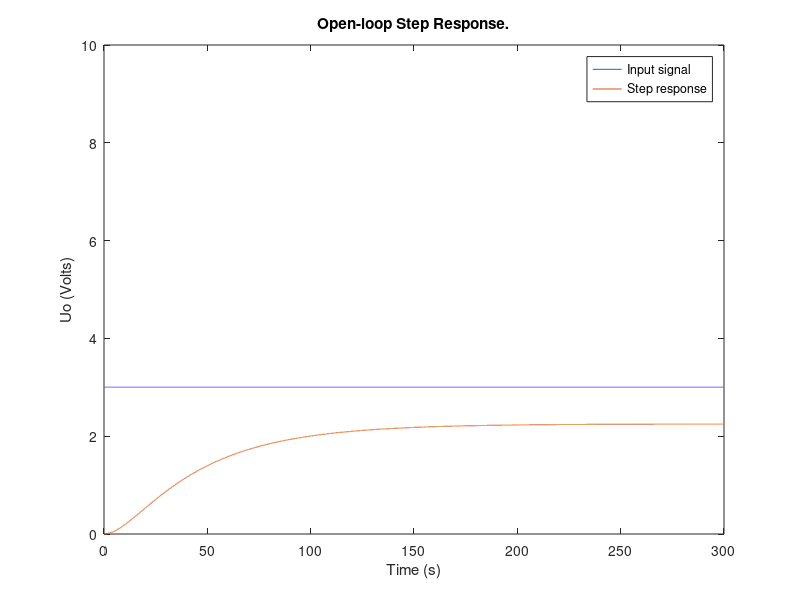
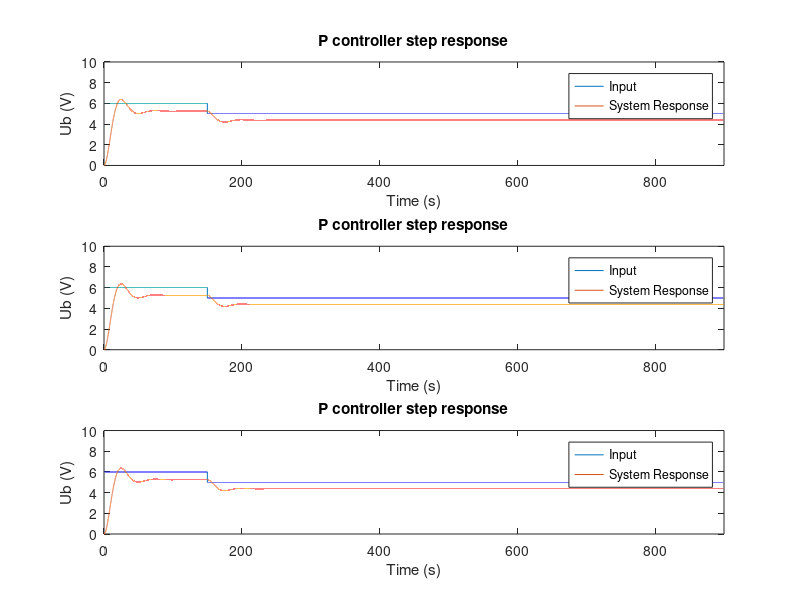
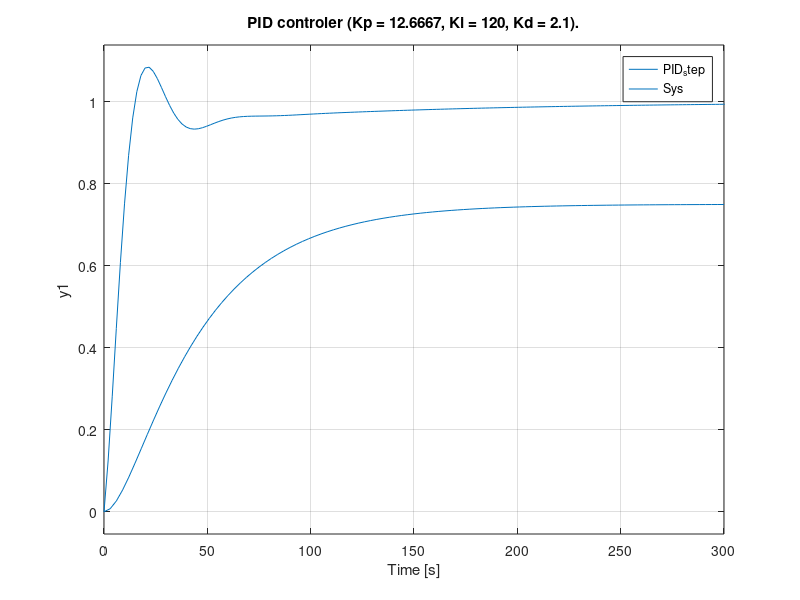
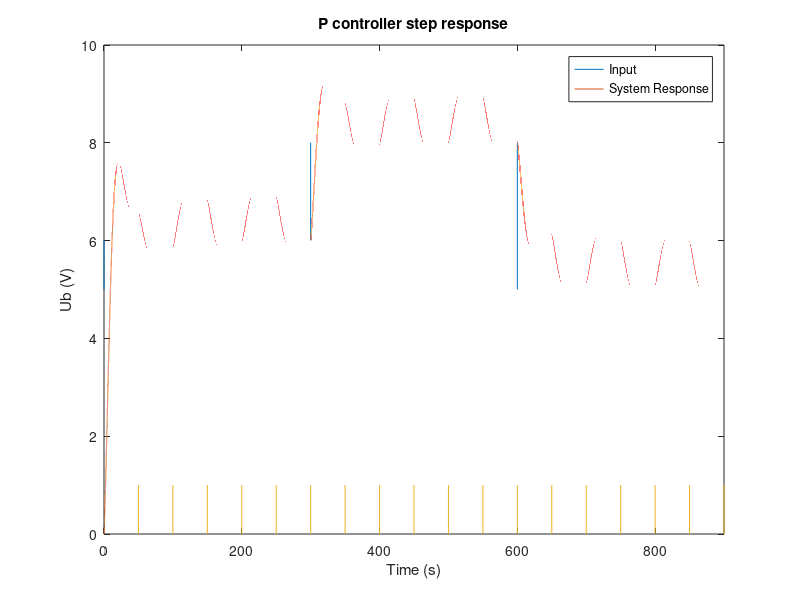

These charts were generated, in order, by the following MATLAB code:
close all;
clear all;
pkg load control
clc

Ks = 0.75;
Tg = 50;
Tu = 5;

T1 = 10;
T2 = 40;

sys  = Ks * tf(1, [T1 1]) * tf(1, [T2 1])

%D1
figure('Name','Transfer function')
% [y,t] = step(sys);
t=0:0.01:300;
for k=1:length(t)
    if(t(k)<0)
        y(k) = 0;
    else
        y(k) = 3;
    end
end
plot(t, y);
hold on
st = lsim(sys,y,t);
plot(t, st);
title('Open-loop Step Response.');
ylabel('Uo (Volts)');
xlabel('Time (s)'); 
legend('Input signal', 'Step response')
axis([0 300 0 10])
hold off

%D2

%% ********* 20% overshoot ***********
fprintf('\n\t\t20 percent overshoot\n');
        %p controller
%///Parameters
Kp1 = (0.7*Tg)/(Ks*Tu);
%\\\
PID_controller = pidstd(Kp1);
tf(PID_controller)
m1 = feedback(PID_controller*sys,1)
%plots
% figure('name', '20% Overshoot')
% subplot(3,1,1),
% step(m1); 
% hold on;
% step(sys);
% title(['P controler (Kp = ' num2str(Kp1) ').']);
% legend('P_step','Sys');


        %pi controller
%///Parameters
Kp2 = (0.6*Tg)/(Ks*Tu);
Ti1 = Tg;
%\\\
PID_controller = pidstd(Kp2, Ti1);
tf(PID_controller)
m2 = feedback(PID_controller*sys,1)
%plots
% subplot(3,1,2),
% step(m2); 
% hold on; 
% step(sys);
% title(['PI controler (Kp = ' num2str(Kp2) ', Ki = ' num2str(Ti1) ').']);
% legend('PI_step','Sys');





        %pid controller
%///Parameters
Kp3 = (1.2*Tg)/(Ks*Tu);
Ti2 = 1.4*Tg;
Td = 0.47*Tu;
%\\\
PID_controller = pidstd(Kp3, Ti2, Td);
tf(PID_controller)
m3 = feedback(PID_controller*sys,1)
%plots
% subplot(3,1,3),
% step(m3); 
% hold on; 
% step(sys);
% title(['PID controler (Kp = ' num2str(Kp3) ', Ki = ' num2str(Ti2) ', Kd = ' num2str(Td) ').']);
% legend('PID_step','Sys');

%input
t1=0:0.01:900;
for k=1:length(t1)
    if(t1(k)<0)
        y1(k) = 5;
    elseif(t1(k)>=0 && t1(k)<=150)
        y1(k) = 6;
    else
        y1(k) = 5;
    end
end

% p response
figure('Name','Step response')
subplot(3,1,1),
plot(t1, y1)
axis([0 900 0 10])
hold on
resp = lsim(m1,y1,t1);
plot(t1, resp) 
title('P controller step response')
legend('Input', 'System Response')
xlabel('Time (s)'); 
ylabel('Ub (V)'); 
e = resp - (y1.');
disp('P errors')
% Errors
iea = trapz(t1,abs(e));          % IAE trapz=numerical integration 
ise = trapz(t1,e.^2);            % ISE 
itae = trapz(t1, t1'.*abs(e));     % ITAE
itse = trapz(t1,t1'.*(e.^2));      % ITSE

% pi response
subplot(3,1,2),
plot(t1, y1)
axis([0 900 0 10])
hold on
resp = lsim(m1,y1,t1);
plot(t1, resp) 
title('P controller step response')
legend('Input', 'System Response')
xlabel('Time (s)'); 
ylabel('Ub (V)'); 
e = resp - (y1.');
disp('PI errors')
% Errors
iea = trapz(t1,abs(e));          % IAE trapz=numerical integration 
ise = trapz(t1,e.^2);            % ISE 
itae = trapz(t1, t1'.*abs(e));     % ITAE
itse = trapz(t1,t1'.*(e.^2));      % ITSE

% pid response
subplot(3,1,3),
plot(t1, y1)
axis([0 900 0 10])
hold on
resp = lsim(m1,y1,t1);
plot(t1, resp) 
title('P controller step response')
legend('Input', 'System Response')
xlabel('Time (s)'); 
ylabel('Ub (V)'); 
e = resp - (y1.');
% Errors
disp('PID errors')
iea = trapz(t1,abs(e));          % IAE trapz=numerical integration 
ise = trapz(t1,e.^2);            % ISE 
itae = trapz(t1, t1'.*abs(e));     % ITAE
itse = trapz(t1,t1'.*(e.^2));      % ITSE



%% D3

% ********* 0% overshoot ***********
fprintf('\n\t\t0 percent disturbance\n');

        %pid controller
%///Parameters
Kp3 = (0.95*Tg)/(Ks*Tu);
Ti2 = 2.4*Tg;
Td = 0.42*Tu;
%\\\
PID_controller = pidstd(Kp3, Ti2, Td);
tf(PID_controller)
m4 = feedback(PID_controller*sys,1)
%plots
figure('name', '0% Overshoot')
step(m4); 
hold on;
step(sys);
title(['PID controler (Kp = ' num2str(Kp3) ', Ki = ' num2str(Ti2) ', Kd = ' num2str(Td) ').']);
legend('PID_step','Sys');
hold off;

% input
t1=0:0.001:900;
for k=1:length(t1)
    if(t1(k)<=0)
        y2(k) = 5;
    elseif(t1(k)>0 && t1(k)<=300)
        y2(k) = 6;
    elseif(t1(k)>300 && t1(k)<=600)
        y2(k) = 8;
    else
        y2(k) = 5;
    end
end
% disorder
f = 1/100;
disorder_pulse = square(2*pi*f*t1)/2 + 1/2;

y_disorderd = y2 + disorder_pulse;
% figure('Name','Step response')
% plot(t1, y_disorderd)

figure('Name','Step response')
plot(t1, y2)
axis([0 900 0 10])
hold on
resp = lsim(m4,y_disorderd,t1);
plot(t1, resp) 
hold on;
plot(t1, disorder_pulse);
title('P controller step response')
legend('Input', 'System Response')
xlabel('Time (s)'); 
ylabel('Ub (V)'); 
e = resp - (y2.');
% Errors
disp('PID disturbance errors')
iea = trapz(t1,abs(e));          % IAE trapz=numerical integration 
ise = trapz(t1,e.^2);            % ISE 
itae = trapz(t1, t1'.*abs(e));     % ITAE
itse = trapz(t1,t1'.*(e.^2));      % ITSE
